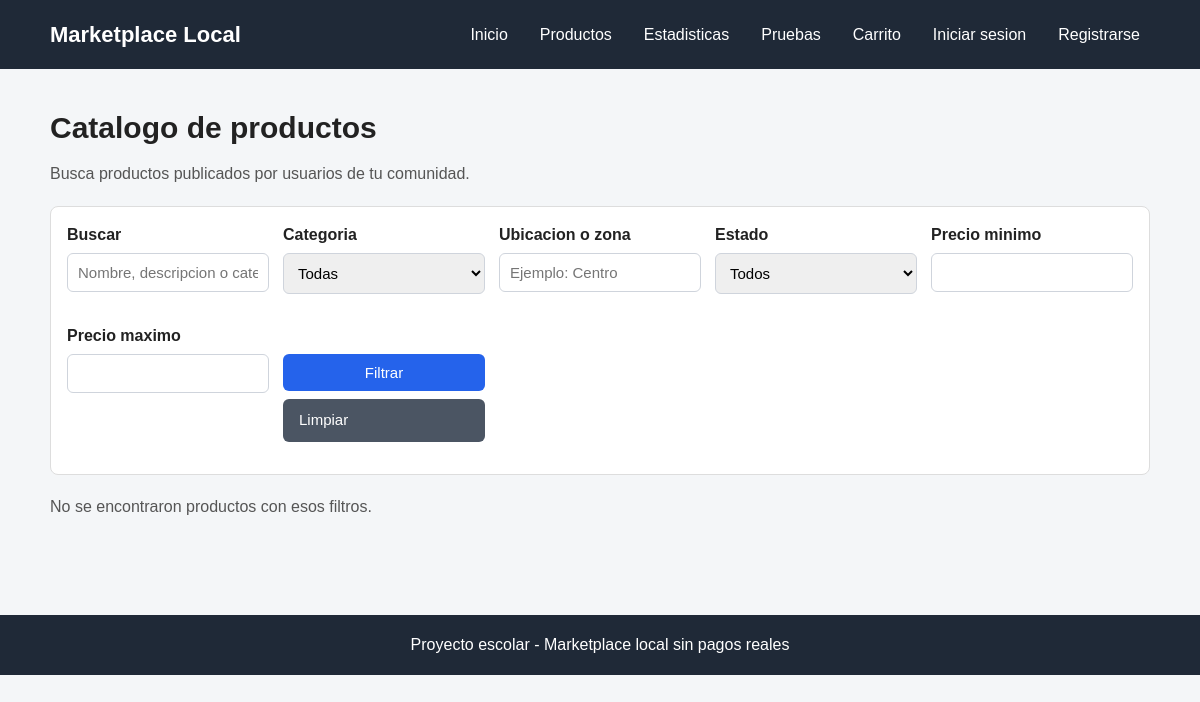
The page /productos.php on the database as committed earlier.
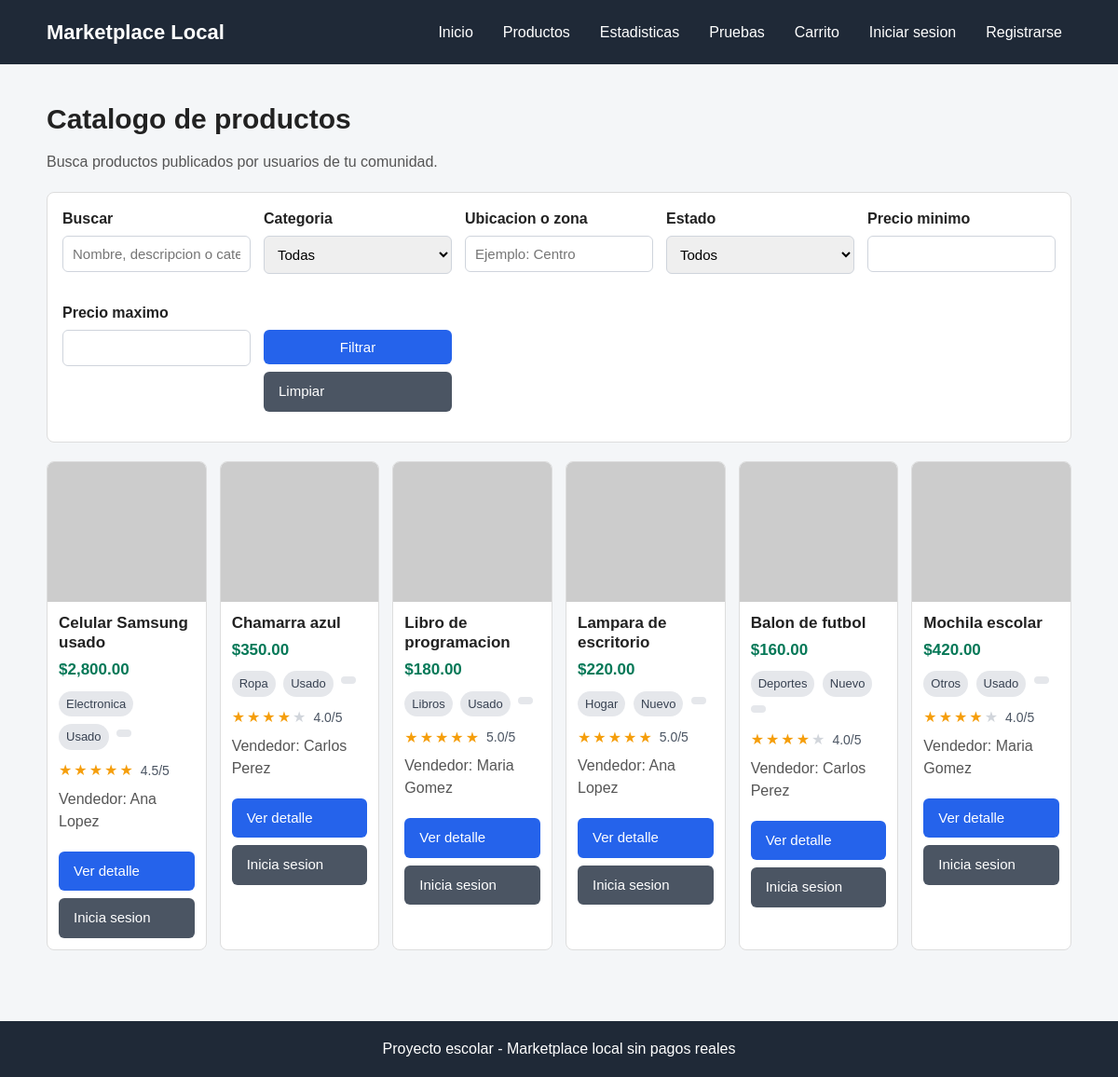
The same page on the database as committed later.
### tables this page shows
CREATE TABLE productos (
    id_producto INT AUTO_INCREMENT PRIMARY KEY,
    id_usuario INT NOT NULL,
    id_categoria INT NOT NULL,
    nombre VARCHAR(120) NOT NULL,
    descripcion TEXT NOT NULL,
    precio DECIMAL(10,2) NOT NULL,
    estado ENUM('Nuevo', 'Usado') NOT NULL,
    imagen VARCHAR(255),
    disponible TINYINT(1) DEFAULT 1,
    fecha_publicacion TIMESTAMP DEFAULT CURRENT_TIMESTAMP,
    FOREIGN KEY (id_usuario) REFERENCES usuarios(id_usuario)
        ON DELETE CASCADE,
    FOREIGN KEY (id_categoria) REFERENCES categorias(id_categoria)
        ON DELETE RESTRICT
);

CREATE TABLE categorias (
    id_categoria INT AUTO_INCREMENT PRIMARY KEY,
    nombre VARCHAR(80) NOT NULL
);

CREATE TABLE usuarios (
    id_usuario INT AUTO_INCREMENT PRIMARY KEY,
    nombre VARCHAR(100) NOT NULL,
    correo VARCHAR(100) NOT NULL UNIQUE,
    password VARCHAR(255) NOT NULL,
    telefono VARCHAR(20),
    fecha_registro TIMESTAMP DEFAULT CURRENT_TIMESTAMP
);

### productos.php (the view, shortened to what this page needs)
<?php
require_once "conexion.php";
$busqueda = isset($_GET["busqueda"]) ? trim($_GET["busqueda"]) : "";
$ubicacion = isset($_GET["ubicacion"]) ? trim($_GET["ubicacion"]) : "";
$precio_minimo = isset($_GET["precio_minimo"]) ? $_GET["precio_minimo"] : "";
$precio_maximo = isset($_GET["precio_maximo"]) ? $_GET["precio_maximo"] : "";
$sql = "SELECT productos.*, categorias.nombre AS categoria, usuarios.nombre AS vendedor,
               calificaciones.promedio AS promedio_calificacion,
               calificaciones.total AS total_calificaciones
        FROM productos
        INNER JOIN categorias ON productos.id_categoria = categorias.id_categoria
        INNER JOIN usuarios ON productos.id_usuario = usuarios.id_usuario
        LEFT JOIN (
            SELECT id_producto, AVG(calificacion) AS promedio, COUNT(*) AS total
            FROM comentarios
            GROUP BY id_producto
        ) AS calificaciones ON productos.id_producto = calificaciones.id_producto
        WHERE productos.disponible = 1";
$sql .= " ORDER BY productos.fecha_publicacion DESC";
$consulta = $conexion->prepare($sql);
$consulta->execute();
$productos = $consulta->get_result();
?>
<!DOCTYPE html>
<html lang="es">
<head>
    <link rel="stylesheet" href="css/estilos.css">
</head>
<body>
    <header class="encabezado">
        <div class="contenedor barra-navegacion">
            <a class="logo" href="index.php">Marketplace Local</a>
            <nav>
                <ul class="menu">
                    <li><a href="index.php">Inicio</a></li>
                    <li><a href="productos.php">Productos</a></li>
                    <li><a href="estadisticas.php">Estadisticas</a></li>
                    <li><a href="pruebas.php">Pruebas</a></li>
                    <li><a href="carrito.php">Carrito</a></li>
                    <?php if (isset($_SESSION["id_usuario"])): ?>
                        <li><a href="publicar.php">Publicar</a></li>
                        <li><a href="perfil.php">Mi perfil</a></li>
                        <li><a href="logout.php">Cerrar sesion</a></li>
                    <?php else: ?>
                        <li><a href="login.php">Iniciar sesion</a></li>
                        <li><a href="registro.php">Registrarse</a></li>
                    <?php endif; ?>
                </ul>
            </nav>
        </div>
    </header>
    <main class="seccion">
        <div class="contenedor">
            <h1 class="titulo">Catalogo de productos</h1>
            <p class="texto">Busca productos publicados por usuarios de tu comunidad.</p>
            <form class="filtros" action="productos.php" method="GET">
                <div class="campo">
                    <label for="busqueda">Buscar</label>
                    <input
                        type="text"
                        id="busqueda"
                        name="busqueda"
                        value="<?php echo htmlspecialchars($busqueda); ?>"
                        placeholder="Nombre, descripcion o categoria"
                    >
                </div>
                <div class="campo">
                    <label for="id_categoria">Categoria</label>
                    <select id="id_categoria" name="id_categoria">
                        <option value="">Todas</option>
                    </select>
                </div>
                <div class="campo">
                    <label for="ubicacion">Ubicacion o zona</label>
                    <input
                        type="text"
                        id="ubicacion"
                        name="ubicacion"
                        value="<?php echo htmlspecialchars($ubicacion); ?>"
                        placeholder="Ejemplo: Centro"
                    >
                </div>
                <div class="campo">
                    <label for="estado">Estado</label>
                    <select id="estado" name="estado">
                        <option value="">Todos</option>
                    </select>
                </div>
                <div class="campo">
                    <label for="precio_minimo">Precio minimo</label>
                    <input
                        type="number"
                        id="precio_minimo"
                        name="precio_minimo"
                        min="0"
                        step="0.01"
                        value="<?php echo htmlspecialchars($precio_minimo); ?>"
                    >
                </div>
                <div class="campo">
                    <label for="precio_maximo">Precio maximo</label>
                    <input
                        type="number"
                        id="precio_maximo"
                        name="precio_maximo"
                        min="0"
                        step="0.01"
                        value="<?php echo htmlspecialchars($precio_maximo); ?>"
                    >
                </div>
                <div class="campo">
                    <label>&nbsp;</label>
                    <div class="acciones-filtros">
                        <button type="submit">Filtrar</button>
                        <a class="boton boton-secundario" href="productos.php">Limpiar</a>
                    </div>
                </div>
            </form>
            <div class="grid-productos">
                <?php if ($productos->num_rows > 0): ?>
                    <?php while ($producto = $productos->fetch_assoc()): ?>
                        <article class="tarjeta-producto">
                            <?php if (!empty($producto["imagen"])): ?>
                                <img
                                    src="img/productos/<?php echo htmlspecialchars($producto["imagen"]); ?>"
                                    alt="<?php echo htmlspecialchars($producto["nombre"]); ?>"
                                >
                            <?php else: ?>
                                <img src="https://via.placeholder.com/400x300?text=Sin+imagen" alt="Sin imagen">
                            <?php endif; ?>
                            <div class="contenido-producto">
                                <h2><?php echo htmlspecialchars($producto["nombre"]); ?></h2>
                                <p class="precio">$<?php echo number_format($producto["precio"], 2); ?></p>
                                <span class="etiqueta"><?php echo htmlspecialchars($producto["categoria"]); ?></span>
                                <span class="etiqueta"><?php echo htmlspecialchars($producto["estado"]); ?></span>
                                <span class="etiqueta"><?php echo htmlspecialchars($producto["ubicacion"]); ?></span>
                                <?php if ($producto["total_calificaciones"] > 0): ?>
                                    <div class="bloque-calificacion">
                                        <?php echo renderizar_estrellas($producto["promedio_calificacion"]); ?>
                                        <span class="texto-calificacion">
                                            <?php echo number_format($producto["promedio_calificacion"], 1); ?>/5
                                        </span>
                                    </div>
                                <?php else: ?>
                                    <span class="etiqueta">Sin calificaciones</span>
                                <?php endif; ?>
                                <p class="texto">
                                    Vendedor: <?php echo htmlspecialchars($producto["vendedor"]); ?>
                                </p>
                                <div class="acciones-tarjeta">
                                    <a class="boton" href="detalle.php?id=<?php echo $producto["id_producto"]; ?>">
                                        Ver detalle
                                    </a>
                                    <?php if (isset($_SESSION["id_usuario"])): ?>
                                        <form action="productos.php" method="POST">
                                            <input type="hidden" name="id_producto" value="<?php echo $producto["id_producto"]; ?>">
                                            <button type="submit" name="agregar_carrito">Agregar al carrito</button>
                                        </form>
                                    <?php else: ?>
                                        <a class="boton boton-secundario" href="login.php">Inicia sesion</a>
                                    <?php endif; ?>
                                </div>
                            </div>
                        </article>
                    <?php endwhile; ?>
                <?php else: ?>
                    <p class="texto">No se encontraron productos con esos filtros.</p>
                <?php endif; ?>
            </div>
        </div>
    </main>
    <footer class="pie">
        <div class="contenedor">
            <p>Proyecto escolar - Marketplace local sin pagos reales</p>
        </div>
    </footer>
</body>
</html>

### conexion.php (shortened to what this page needs)
<?php
if (!function_exists("renderizar_estrellas")) {
    function renderizar_estrellas($calificacion)
    {
        $calificacion_redondeada = (int) round((float) $calificacion);
        $calificacion_redondeada = max(0, min(5, $calificacion_redondeada));
        $salida = '<span class="estrellas" aria-label="Calificacion de ' . number_format((float) $calificacion, 1) . ' de 5">';
        for ($i = 1; $i <= 5; $i++) {
            $clase = $i <= $calificacion_redondeada ? "estrella activa" : "estrella";
            $salida .= '<span class="' . $clase . '">&#9733;</span>';
        }
        $salida .= "</span>";
        return $salida;
    }
}
?>

### css/estilos.css (style rules this page uses)
* { box-sizing: border-box; margin: 0; padding: 0; }
body { background-color: #f4f6f8; color: #222; font-family: Arial, Helvetica, sans-serif; line-height: 1.5; }
a { color: inherit; text-decoration: none; }
img { max-width: 100%; display: block; }
.contenedor { width: min(1100px, 92%); margin: 0 auto; }
.encabezado { background-color: #1f2937; color: #fff; padding: 18px 0; }
.barra-navegacion { align-items: center; display: flex; flex-wrap: wrap; gap: 16px; justify-content: space-between; }
.logo { font-size: 22px; font-weight: bold; }
.menu { display: flex; flex-wrap: wrap; gap: 12px; list-style: none; }
.menu a { border-radius: 6px; padding: 8px 10px; }
.seccion { padding: 36px 0; }
.titulo { font-size: 30px; margin-bottom: 12px; }
.texto { color: #555; margin-bottom: 20px; }
.boton, button, input[type="submit"] { background-color: #2563eb; border: none; border-radius: 6px; color: #fff; cursor: pointer; display: inline-block; font-size: 15px; padding: 10px 16px; }
.boton-secundario { background-color: #4b5563; }
.campo { margin-bottom: 16px; }
.campo label { display: block; font-weight: bold; margin-bottom: 6px; }
.campo input, .campo textarea, .campo select { border: 1px solid #cfd4dc; border-radius: 6px; font-size: 15px; padding: 10px; width: 100%; }
.grid-productos { display: grid; gap: 14px; grid-template-columns: repeat(auto-fit, minmax(170px, 1fr)); margin-top: 20px; }
.tarjeta-producto { background-color: #fff; border: 1px solid #ddd; border-radius: 8px; overflow: hidden; }
.tarjeta-producto img { aspect-ratio: 1 / 1; background-color: #eef1f5; height: 150px; object-fit: cover; object-position: center; width: 100%; }
.contenido-producto { padding: 12px; }
.acciones-tarjeta { display: grid; gap: 8px; margin-top: 12px; }
.contenido-producto h2, .contenido-producto h3 { font-size: 17px; line-height: 1.25; margin-bottom: 6px; }
.precio { color: #047857; font-size: 17px; font-weight: bold; margin: 6px 0; }
.etiqueta { background-color: #e5e7eb; border-radius: 999px; color: #374151; display: inline-block; font-size: 13px; margin: 4px 4px 4px 0; padding: 4px 8px; }
.bloque-calificacion { align-items: center; display: flex; flex-wrap: wrap; gap: 8px; margin: 8px 0; }
.estrellas { display: inline-flex; gap: 2px; }
.estrella { color: #d1d5db; font-size: 16px; line-height: 1; }
.estrella.activa { color: #f59e0b; }
.texto-calificacion { color: #4b5563; font-size: 14px; }
.filtros { background-color: #fff; border: 1px solid #ddd; border-radius: 8px; display: grid; gap: 14px; grid-template-columns: repeat(auto-fit, minmax(170px, 1fr)); margin-top: 20px; padding: 16px; }
.acciones-filtros { display: grid; gap: 8px; }
.pie { background-color: #1f2937; color: #fff; margin-top: 40px; padding: 18px 0; text-align: center; }

Rows that differ between the two databases and show on the page:
added productos: nombre "Celular Samsung usado", precio "2,800.00", id_categoria.nombre "Electronica", estado "Usado", promedio_calificacion "4.5", id_usuario.nombre "Ana Lopez"
added productos: nombre "Chamarra azul", precio "350.00", id_categoria.nombre "Ropa", estado "Usado", promedio_calificacion "4.0", id_usuario.nombre "Carlos Perez"
added productos: nombre "Libro de programacion", precio "180.00", id_categoria.nombre "Libros", estado "Usado", promedio_calificacion "5.0", id_usuario.nombre "Maria Gomez"
added productos: nombre "Lampara de escritorio", precio "220.00", id_categoria.nombre "Hogar", estado "Nuevo", promedio_calificacion "5.0", id_usuario.nombre "Ana Lopez"
added productos: nombre "Balon de futbol", precio "160.00", id_categoria.nombre "Deportes", estado "Nuevo", promedio_calificacion "4.0", id_usuario.nombre "Carlos Perez"
added productos: nombre "Mochila escolar", precio "420.00", id_categoria.nombre "Otros", estado "Usado", promedio_calificacion "4.0", id_usuario.nombre "Maria Gomez"
Other text that changed with them:
text no longer shown: "No se encontraron productos con esos filtros."
